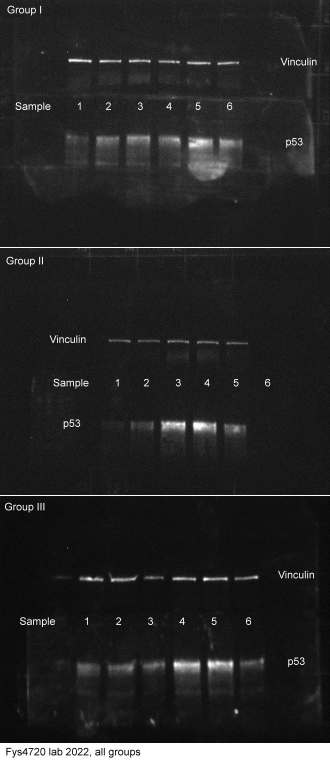
#> input picture im.jpg, 660 x 1520 px (shown at 1/2 size)
$ python Image.py
#> lines starting #> are read from the running program, lines starting #| are printed output that depends on the picture
import matplotlib.pyplot as plt
import numpy as np
import imageio as io

#importing the  blotting images as grey scales
img = io.imread("im.jpg", as_gray=True)
#> img: shape (1520, 660) float32; min 0, max 255, mean 35.8

#convert to numpy array for speeding up programme
im_ar = np.array(img)
"""
print('image shape = ', np.shape(im_ar)) #Checking if we get 2d image shape ie. no colour channels
plt.figure()
plt.imshow(img, cmap = 'gray', vmin = 0, vmax =255)
plt.title('Western blotting')
plt.show()
"""

group_1x = [138, 119, 258, 317, 375, 435]   #xposition of viculin line strip
vic_1y, p53_1y = 118, 270                 #our y starting positions for viculing strip and p53 strip

group_2x = [214, 261, 322, 386, 448, 513]
vic_2y, p53_2y = 218, 852

group_3x = [160, 221, 288, 344, 405, 468]
vi_3y, p53_3y = 1150, 1326

"""
the above values represent the top right corner for our sample area,
in the forloop, the sample square will be calculated
"""
def val(name,x,y):
    vals = []

    for i in range(40):  #44*7 is our sample size of the flourescent parts
        for j in range(4):
            vals.append(im_ar[y+j, x+i])

    average = np.average(vals)

    print(f'piksel value for {name} is {average:.1f}')
    return average


def sample(name, x_list, y):
#> called with name = 'p53 strip group 1', y = 270
    points = []
    for x in x_list:
        points.append(val(name, x, y))

    return points

#sample('viculin strip group 1', group_1_x, strip_1y)

print(' ')
g1 = sample('p53 strip group 1', group_1x, p53_1y)

print(' ')
g2 = sample('p53 strip group 2', group_2x, p53_2y)

print(' ')
g3 = sample('p53 strip group 3', group_3x, p53_3y)

dose = [0, 0.5, 1.0, 1.5, 2.0, 2.5]

plt.title('group 1, Dose respons curve 2 hours after irradiation')
plt.ylabel('normalised pixel value')
plt.xlabel('dose')
plt.plot(dose, g1/np.max(g1))
plt.savefig('g1')
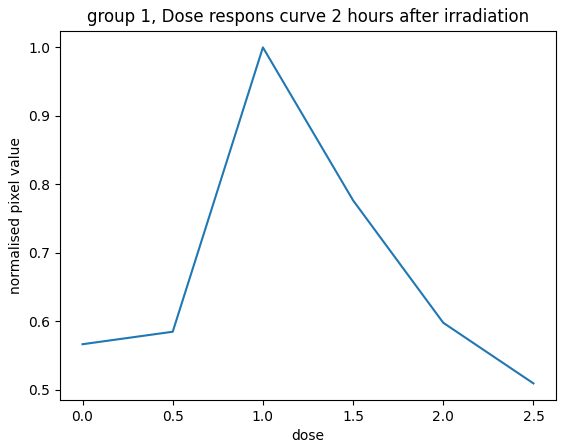
#> figure drawn by matplotlib, 1 panel
plt.show()

plt.title('group 2, Time curve after 2Gy irradiation')
plt.ylabel('normalised pixel value')
plt.xlabel('hours')
plt.plot(dose, g2/np.max(g2))
plt.savefig('g2')
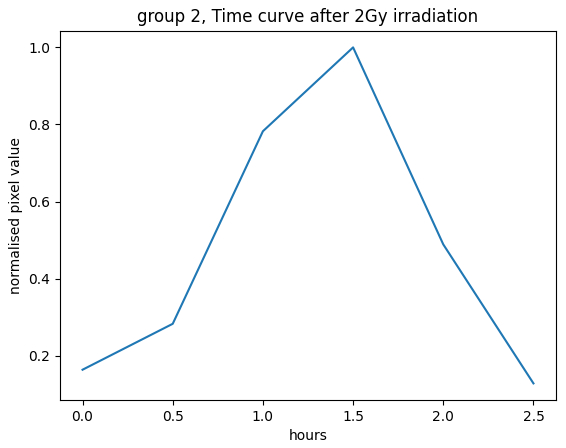
#> figure drawn by matplotlib, 1 panel
plt.show()

plt.title('group 3, Time curve after 2Gy irradiation')
plt.ylabel('normalised pixel value')
plt.xlabel('hours')
plt.plot(dose, g3/np.max(g3))
plt.savefig('g3')
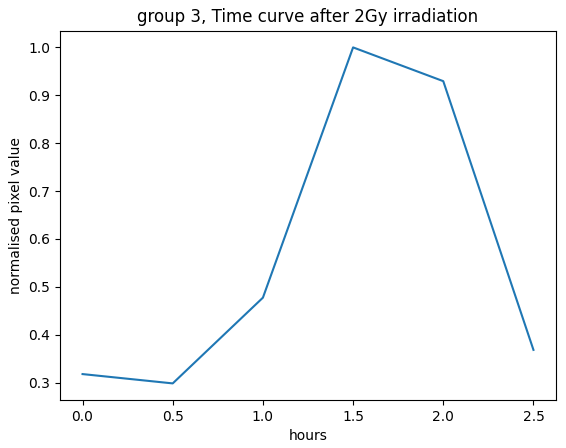
#> figure drawn by matplotlib, 1 panel
plt.show()


plt.title('group 2 and 3, Time curve after 2Gy irradiation')
plt.ylabel('pixel value')
plt.xlabel('hours')
plt.plot(dose, g3)
plt.plot(dose, g2)
plt.legend(['group 2', 'group 3'])
plt.savefig('g23')
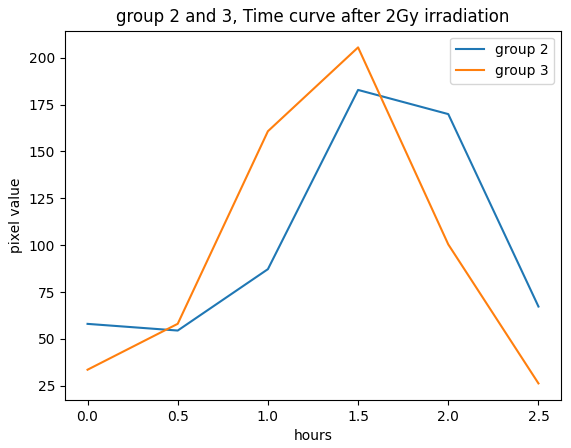
#> figure drawn by matplotlib, 1 panel
plt.show()
